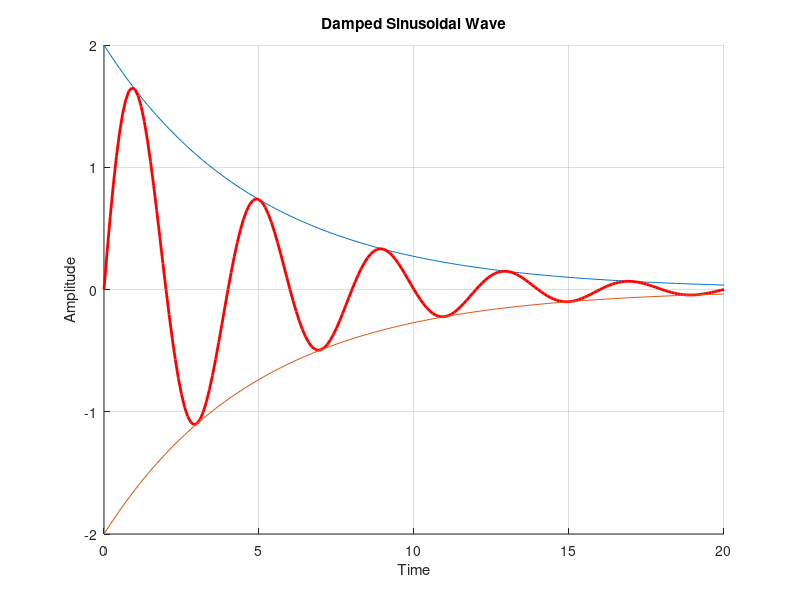

This chart was generated by the following MATLAB code:
clc
clear
hold
t=[0:0.1:20];
x=2*exp(-0.2*t);
plot(t,x);
hold on
f=0.25;
x1=sin(2*pi*f*t);
x2=x.*x1;
plot(t,x2,'-r','linewidth',2);
hold on
x3=-2*exp(-0.2*t);
plot(t,x3);
xlabel('Time')
ylabel('Amplitude')
title('Damped Sinusoidal Wave')
grid on